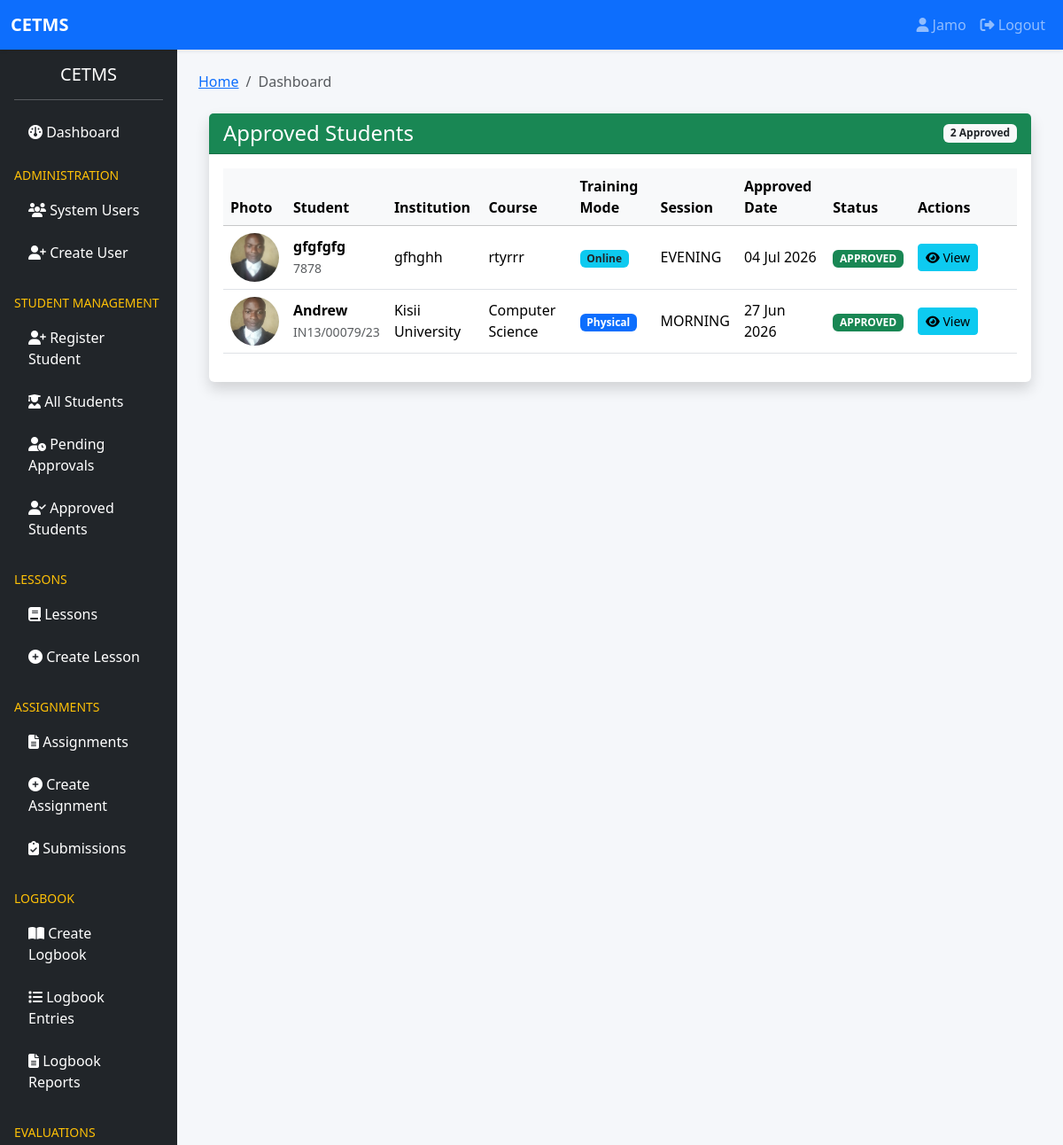
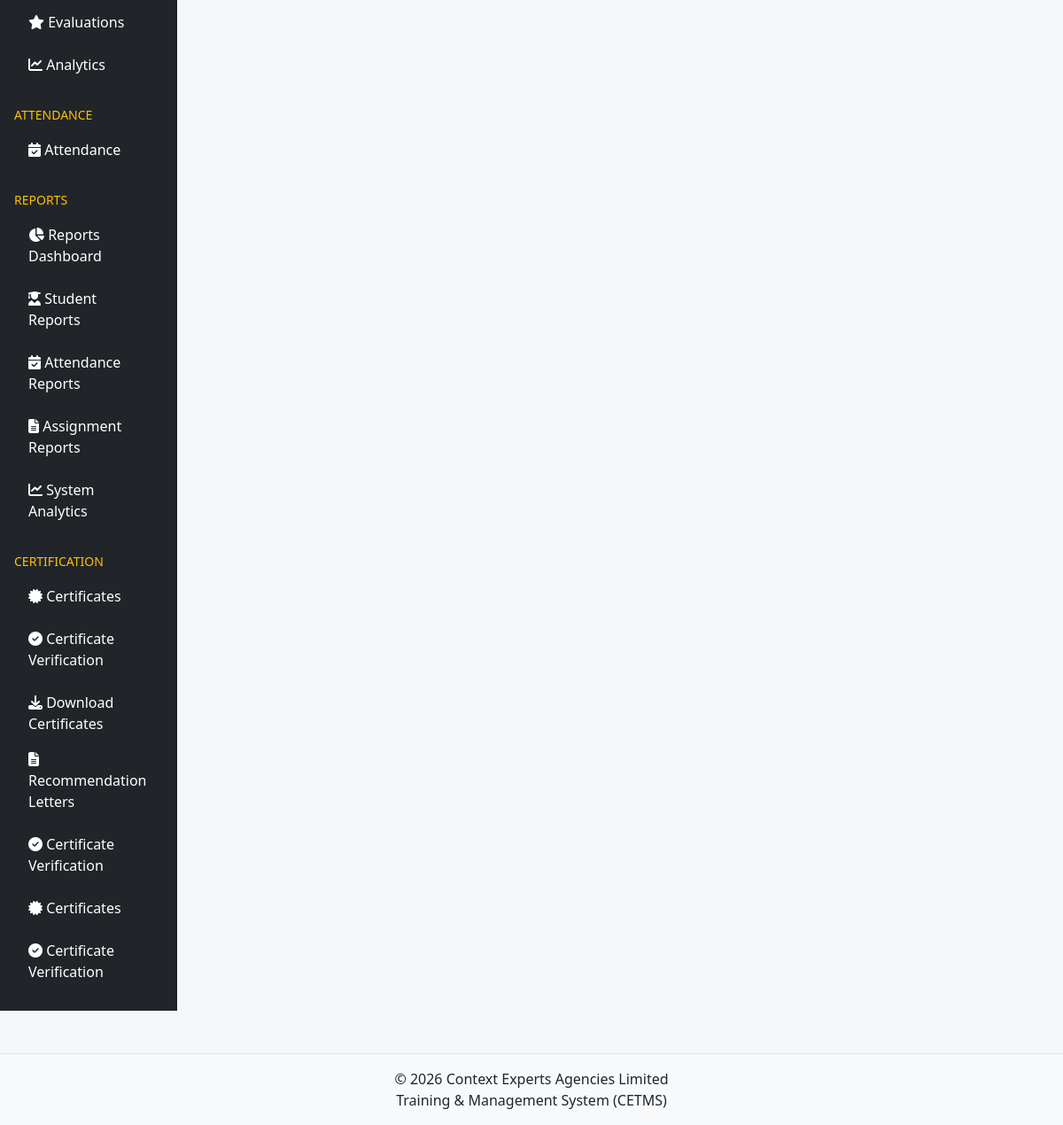
The page /students/approved/ (signed in) on the database its author committed (2 pictures, top to bottom).
### accounts/models.py (models this page shows, shortened)
class User(AbstractUser):
    ROLE_CHOICES = (
        ('SUPER_ADMIN', 'Super Admin'),
        ('TRAINER', 'Trainer'),
        ('STUDENT', 'Student'),
        ('FINANCE', 'Finance Officer'),
    )
    role = models.CharField(
        max_length=20,
        choices=ROLE_CHOICES,
        default='STUDENT'
    )
    phone_number = models.CharField(
        max_length=20,
        blank=True,
        null=True
    )
    profile_picture = models.ImageField(
        upload_to='profiles/',
        blank=True,
        null=True
    )
    is_verified = models.BooleanField(
        default=False
    )
    last_seen = models.DateTimeField(
        blank=True,
        null=True
    )
    failed_login_attempts = models.PositiveIntegerField(
        default=0
    )
    is_locked = models.BooleanField(
        default=False
    )
    created_at = models.DateTimeField(
        auto_now_add=True
    )
    updated_at = models.DateTimeField(
        auto_now=True
    )
    class Meta:
        ordering = ['-date_joined']
        verbose_name = "User"
        verbose_name_plural = "Users"

### students/models.py (models this page shows, shortened)
class Student(models.Model):
    TRAINING_MODE = (
        ('PHYSICAL', 'Physical'),
        ('ONLINE', 'Online'),
        ('HYBRID', 'Hybrid'),
    )
    SESSION = (
        ('MORNING', 'Morning'),
        ('EVENING', 'Evening'),
        ('WEEKEND', 'Weekend'),
    )
    STATUS = (
        ('PENDING', 'Pending Approval'),
        ('APPROVED', 'Approved'),
        ('REJECTED', 'Rejected'),
        ('COMPLETED', 'Completed'),
    )
    GENDER_CHOICES = (
        ('MALE', 'Male'),
        ('FEMALE', 'Female'),
        ('OTHER', 'Other'),
    )
    user = models.OneToOneField(
        settings.AUTH_USER_MODEL,
        on_delete=models.CASCADE,
        related_name='student_profile'
    )
    full_name = models.CharField(
        max_length=255
    )
    admission_number = models.CharField(
        max_length=100,
        unique=True
    )
    national_id = models.CharField(
        max_length=20,
        unique=True
    )
    gender = models.CharField(
        max_length=10,
        choices=GENDER_CHOICES
    )
    date_of_birth = models.DateField(
        null=True,
        blank=True
    )
    phone_number = models.CharField(
        max_length=20
    )
    email = models.EmailField()
    county = models.CharField(
        max_length=100,
        blank=True
    )
    sub_county = models.CharField(
        max_length=100,
        blank=True
    )
    physical_address = models.TextField(
        blank=True
    )
    institution = models.CharField(
        max_length=255
    )
    department = models.CharField(
        max_length=255,
        blank=True
    )
    course = models.CharField(
        max_length=255
    )
    specialization = models.CharField(
        max_length=255,
        blank=True
    )
    year_of_study = models.CharField(
        max_length=50,
        blank=True
    )
    duration = models.CharField(
        max_length=50
    )
    start_date = models.DateField()
    end_date = models.DateField()
    training_mode = models.CharField(
        max_length=20,
        choices=TRAINING_MODE
    )
    session = models.CharField(
        max_length=20,
        choices=SESSION
    )
    attachment_company = models.CharField(
        max_length=255,
        blank=True
    )
    attachment_supervisor = models.CharField(
        max_length=255,
        blank=True
    )
    supervisor_phone = models.CharField(
        max_length=20,
        blank=True
    )
    supervisor_email = models.EmailField(
        blank=True
    )
    emergency_contact_name = models.CharField(
        max_length=255,
        blank=True
    )
    emergency_contact_phone = models.CharField(
        max_length=20,
        blank=True
    )
    emergency_relationship = models.CharField(
        max_length=100,
        blank=True
    )
    passport_photo = models.ImageField(
        upload_to='students/passports/'
    )
    id_copy = models.ImageField(
        upload_to='students/ids/'
    )
    introduction_letter = models.FileField(
        upload_to='students/letters/'
    )
    status = models.CharField(
        max_length=20,
        choices=STATUS,
        default='PENDING'
    )
    approved_by = models.ForeignKey(
        settings.AUTH_USER_MODEL,
        on_delete=models.SET_NULL,
        null=True,
        blank=True,
        related_name='approved_students'
    )
    approved_at = models.DateTimeField(
        null=True,
        blank=True
    )
    created_at = models.DateTimeField(
        auto_now_add=True
    )
    updated_at = models.DateTimeField(
        auto_now=True
    )
    class Meta:
        ordering = ['-created_at']

### students/views.py (the view)
@login_required
def approved_students(request):
    students = Student.objects.filter(
        status="APPROVED"
    )
    return render(
        request,
        "approved_students.html",
        {
            "students": students
        }
    )

### students/templates/approved_students.html (shortened to what this page needs)
{% extends 'base.html' %}
{% block content %}
<div class="container mt-4">
    <div class="card shadow border-0">
        <div class="card-header bg-success text-white">
            <div class="d-flex justify-content-between align-items-center">
                <h4 class="mb-0">
                    Approved Students
                </h4>
                <span class="badge bg-light text-dark">
                    {{ students.count }} Approved
                </span>
            </div>
        </div>
        <div class="card-body">
            {% if students %}
            <div class="table-responsive">
                <table class="table table-hover align-middle">
                    <thead class="table-light">
                        <tr>
                            <th>Photo</th>
                            <th>Student</th>
                            <th>Institution</th>
                            <th>Course</th>
                            <th>Training Mode</th>
                            <th>Session</th>
                            <th>Approved Date</th>
                            <th>Status</th>
                            <th width="120">Actions</th>
                        </tr>
                    </thead>
                    <tbody>
                        {% for student in students %}
                        <tr>
                            <td>
                                {% if student.passport_photo %}
                                    <img src="{{ student.passport_photo.url }}"
                                         class="rounded-circle"
                                         width="55"
                                         height="55"
                                         style="object-fit: cover;">
                                {% else %}
                                    <span class="badge bg-secondary">
                                        No Photo
                                    </span>
                                {% endif %}
                            </td>
                            <td>
                                <strong>
                                    {{ student.full_name }}
                                </strong>
                                <br>
                                <small class="text-muted">
                                    {{ student.admission_number }}
                                </small>
                            </td>
                            <td>
                                {{ student.institution }}
                            </td>
                            <td>
                                {{ student.course }}
                            </td>
                            <td>
                                {% if student.training_mode == "PHYSICAL" %}
                                    <span class="badge bg-primary">
                                        Physical
                                    </span>
                                {% else %}
                                    <span class="badge bg-info text-dark">
                                        Online
                                    </span>
                                {% endif %}
                            </td>
                            <td>
                                {{ student.session }}
                            </td>
                            <td>
                                {% if student.approved_at %}
                                    {{ student.approved_at|date:"d M Y" }}
                                {% else %}
                                    -
                                {% endif %}
                            </td>
                            <td>
                                <span class="badge bg-success">
                                    APPROVED
                                </span>
                            </td>
                            <td>
                                <a href="{% url 'students:detail' student.id %}"
                                   class="btn btn-info btn-sm">
                                    <i class="fa fa-eye"></i>
                                    View
                                </a>
                            </td>
                        </tr>
                        {% endfor %}
                    </tbody>
                </table>
            </div>
            {% endif %}
        </div>
    </div>
</div>
{% endblock %}

### templates/partials/navbar.html (shortened to what this page needs)
<nav class="navbar navbar-expand-lg navbar-dark bg-primary shadow-sm">
    <div class="container-fluid">
        <a class="navbar-brand fw-bold" href="#">
            CETMS
        </a>
        <div class="collapse navbar-collapse" id="navbarNav">
            <ul class="navbar-nav ms-auto">
                {% if user.is_authenticated %}
                    <li class="nav-item">
                        <a class="nav-link"
                           href="{% url 'accounts:profile' %}">
                            <i class="fa fa-user"></i>
                            {{ user.username }}
                        </a>
                    </li>
                    <li class="nav-item">
                        <a class="nav-link"
                           href="{% url 'accounts:logout' %}">
                            <i class="fa fa-sign-out-alt"></i>
                            Logout
                        </a>
                    </li>
                {% endif %}
            </ul>
        </div>
    </div>
</nav>

### static/css/style.css (style rules this page uses)
body { background:#f5f7fa; }
.card { border:none; }

### rows shown on the page
User: username "Jamo"
Student: passport_photo (picture), full_name "gfgfgfg", admission_number "7878", institution "gfhghh", course "rtyrrr", training_mode "Online", session "EVENING", approved_at "04 Jul 2026"
Student: passport_photo (picture), full_name "Andrew", admission_number "IN13/00079/23", institution "Kisii University", course "Computer Science", training_mode "Physical", session "MORNING", approved_at "27 Jun 2026"

### other values the page prints
{{ students.count }} "2"
